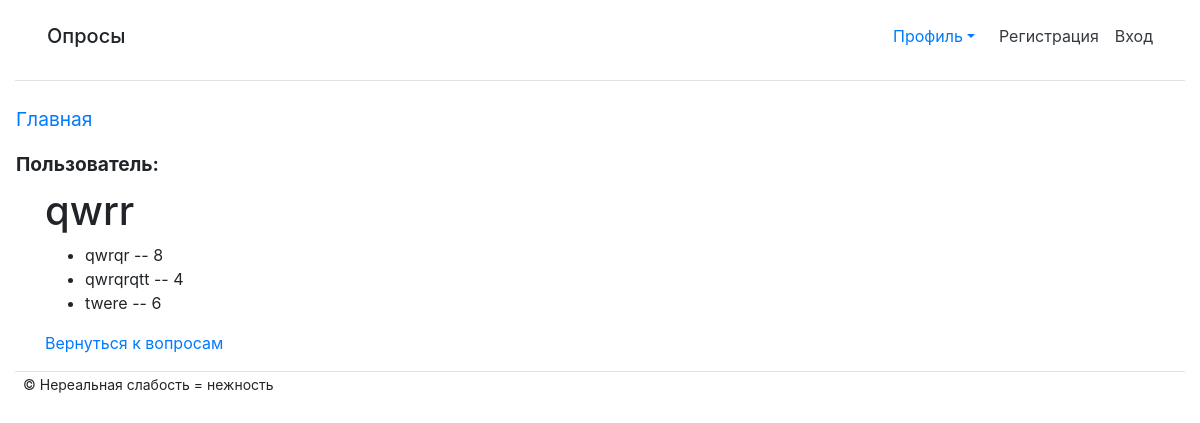
/polls/1/results/, run on an earlier commit of the app's database.
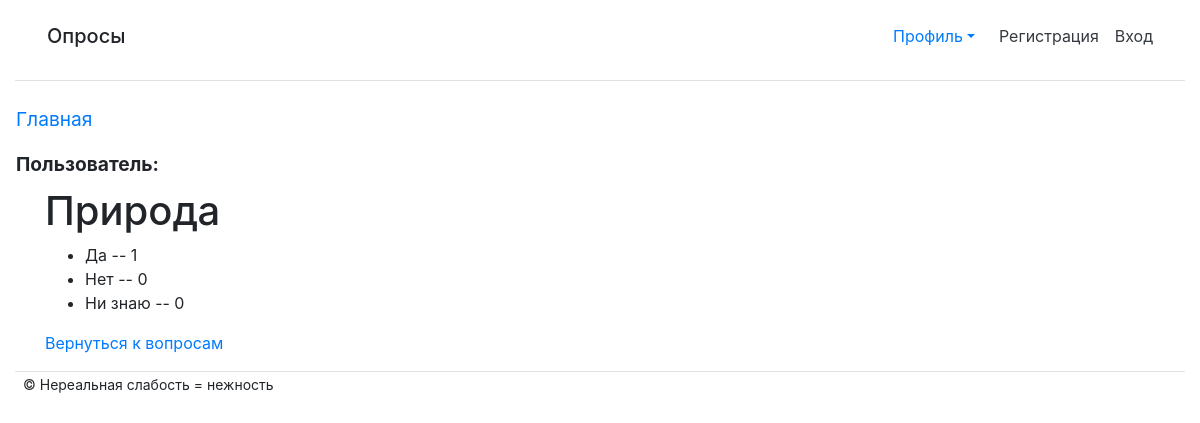
And on a later commit of the database.
### polls/models.py (models this page shows, shortened)
class Question(models.Model):
    question_text = models.CharField(max_length=200, verbose_name='Название опроса')
    pub_date = models.DateTimeField('date published')
    description_question = models.CharField(max_length=200, verbose_name='Краткое описание')
    description_choice = models.CharField(max_length=200, verbose_name='Подробное описание')
    img = models.ImageField(max_length=200, verbose_name='Картинка', upload_to=get_name_file, blank=True, null=True,
                            validators=[FileExtensionValidator(allowed_extensions=['png', 'jpg', 'jpeg'])])

class Choice(models.Model):
    question = models.ForeignKey(Question, on_delete=models.CASCADE)
    choice_text = models.CharField(max_length=200)
    votes = models.IntegerField(default=0)

### polls/views.py (the view)
# urls.py: path('<int:pk>/results/', views.ResultsView.as_view(), name='results'),
class ResultsView(generic.DetailView):
    model = Question
    template_name = 'polls/results.html'

### polls/templates/polls/results.html
{% extends "base.html" %}
{% load bootstrap4 %}
{% block content %}
<h1>{{ question.question_text }}</h1>
<ul>
    {% for choice in question.choice_set.all %}
    <li>{{ choice.choice_text }} -- {{ choice.votes }}</li>
    {% endfor %}
</ul>
<a href="{% url 'polls:index'%}">Вернуться к вопросам</a>
{% endblock %}

What changed in the data, as far as the page shows it:
changed Question: question_text "qwrr" → "Природа"
changed Choice (number 1 of 3 on the later page): choice_text "qwrqr" → "Да"; votes "8" → "1"
changed Choice: choice_text "qwrqrqtt" → "Нет"; votes "4" → "0"
changed Choice: choice_text "twere" → "Ни знаю"; votes "6" → "0"
